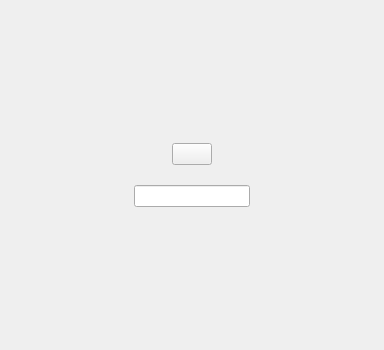
                    <widget class="QWidget" name="page_Light">
                     <layout class="QVBoxLayout" name="verticalLayout_7">
                      <property name="spacing">
                       <number>0</number>
                      </property>
                      <property name="leftMargin">
                       <number>0</number>
                      </property>
                      <property name="topMargin">
                       <number>0</number>
                      </property>
                      <property name="rightMargin">
                       <number>0</number>
                      </property>
                      <property name="bottomMargin">
                       <number>0</number>
                      </property>
                      <item>
                       <widget class="QWidget" name="widget_22" native="true">
                        <layout class="QHBoxLayout" name="horizontalLayout_18">
                         <property name="spacing">
                          <number>0</number>
                         </property>
                         <property name="leftMargin">
                          <number>0</number>
                         </property>
                         <property name="topMargin">
                          <number>0</number>
                         </property>
                         <property name="rightMargin">
                          <number>0</number>
                         </property>
                         <property name="bottomMargin">
                          <number>0</number>
                         </property>
                         <item>
                          <spacer name="horizontalSpacer_31">
                           <property name="orientation">
                            <enum>Qt::Horizontal</enum>
                           </property>
                           <property name="sizeHint" stdset="0">
                            <size>
                             <width>17</width>
                             <height>20</height>
                            </size>
                           </property>
                          </spacer>
                         </item>
                         <item>
                          <widget class="QWidget" name="widget_27" native="true">
                           <layout class="QVBoxLayout" name="verticalLayout_9">
                            <property name="spacing">
                             <number>0</number>
                            </property>
                            <property name="leftMargin">
                             <number>0</number>
                            </property>
                            <property name="topMargin">
                             <number>0</number>
                            </property>
                            <property name="rightMargin">
                             <number>0</number>
                            </property>
                            <property name="bottomMargin">
                             <number>0</number>
                            </property>
                            <item>
                             <spacer name="verticalSpacer_5">
                              <property name="orientation">
                               <enum>Qt::Vertical</enum>
                              </property>
                              <property name="sizeHint" stdset="0">
                               <size>
                                <width>20</width>
                                <height>143</height>
                               </size>
                              </property>
                             </spacer>
                            </item>
                            <item>
                             <widget class="QWidget" name="widget_23" native="true">
                              <layout class="QHBoxLayout" name="horizontalLayout_15">
                               <property name="spacing">
                                <number>0</number>
                               </property>
                               <property name="leftMargin">
                                <number>0</number>
                               </property>
                               <property name="topMargin">
                                <number>0</number>
                               </property>
                               <property name="rightMargin">
                                <number>0</number>
                               </property>
                               <property name="bottomMargin">
                                <number>0</number>
                               </property>
                               <item>
                                <spacer name="horizontalSpacer_26">
                                 <property name="orientation">
                                  <enum>Qt::Horizontal</enum>
                                 </property>
                                 <property name="sizeHint" stdset="0">
                                  <size>
                                   <width>155</width>
                                   <height>20</height>
                                  </size>
                                 </property>
                                </spacer>
                               </item>
                               <item>
                                <widget class="QPushButton" name="btn_light_big">
                                 <property name="minimumSize">
                                  <size>
                                   <width>0</width>
                                   <height>0</height>
                                  </size>
                                 </property>
                                 <property name="maximumSize">
                                  <size>
                                   <width>10000000</width>
                                   <height>10000000</height>
                                  </size>
                                 </property>
                                 <property name="focusPolicy">
                                  <enum>Qt::TabFocus</enum>
                                 </property>
                                 <property name="styleSheet">
                                  <string notr="true"/>
                                 </property>
                                 <property name="text">
                                  <string/>
                                 </property>
                                </widget>
                               </item>
                               <item>
                                <spacer name="horizontalSpacer_28">
                                 <property name="orientation">
                                  <enum>Qt::Horizontal</enum>
                                 </property>
                                 <property name="sizeHint" stdset="0">
                                  <size>
                                   <width>155</width>
                                   <height>20</height>
                                  </size>
                                 </property>
                                </spacer>
                               </item>
                              </layout>
                             </widget>
                            </item>
                            <item>
                             <spacer name="verticalSpacer_2">
                              <property name="orientation">
                               <enum>Qt::Vertical</enum>
                              </property>
                              <property name="sizeType">
                               <enum>QSizePolicy::Fixed</enum>
                              </property>
                              <property name="sizeHint" stdset="0">
                               <size>
                                <width>20</width>
                                <height>20</height>
                               </size>
                              </property>
                             </spacer>
                            </item>
                            <item>
                             <widget class="QWidget" name="widget_28" native="true">
                              <layout class="QHBoxLayout" name="horizontalLayout_19">
                               <property name="spacing">
                                <number>0</number>
                               </property>
                               <property name="leftMargin">
                                <number>0</number>
                               </property>
                               <property name="topMargin">
                                <number>0</number>
                               </property>
                               <property name="rightMargin">
                                <number>0</number>
                               </property>
                               <property name="bottomMargin">
                                <number>0</number>
                               </property>
                               <item>
                                <spacer name="horizontalSpacer_33">
                                 <property name="orientation">
                                  <enum>Qt::Horizontal</enum>
                                 </property>
                                 <property name="sizeHint" stdset="0">
                                  <size>
                                   <width>6</width>
                                   <height>20</height>
                                  </size>
                                 </property>
                                </spacer>
                               </item>
                               <item>
                                <widget class="QLineEdit" name="lineEdit_lightName"/>
                               </item>
                               <item>
                                <spacer name="horizontalSpacer_35">
                                 <property name="orientation">
                                  <enum>Qt::Horizontal</enum>
                                 </property>
                                 <property name="sizeHint" stdset="0">
                                  <size>
                                   <width>6</width>
                                   <height>20</height>
                                  </size>
                                 </property>
                                </spacer>
                               </item>
                              </layout>
                             </widget>
                            </item>
                            <item>
                             <spacer name="verticalSpacer_13">
                              <property name="orientation">
                               <enum>Qt::Vertical</enum>
                              </property>
                              <property name="sizeHint" stdset="0">
                               <size>
                                <width>20</width>
                                <height>143</height>
                               </size>
                              </property>
                             </spacer>
                            </item>
                           </layout>
                          </widget>
                         </item>
                         <item>
                          <spacer name="horizontalSpacer_32">
                           <property name="orientation">
                            <enum>Qt::Horizontal</enum>
                           </property>
                           <property name="sizeHint" stdset="0">
                            <size>
                             <width>17</width>
                             <height>20</height>
                            </size>
                           </property>
                          </spacer>
                         </item>
                        </layout>
                       </widget>
                      </item>
                     </layout>
                    </widget>
